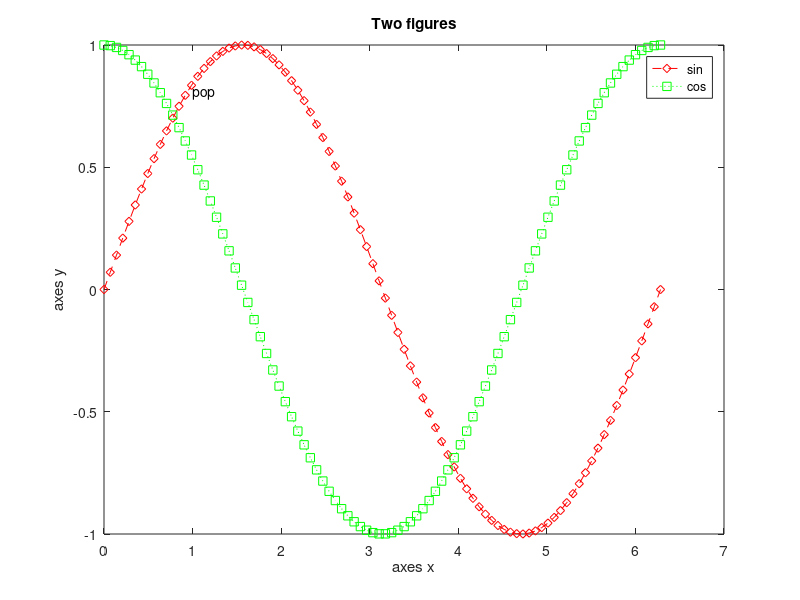

Reproduce this figure in MATLAB. (Note: this script raises an error after producing the figure.)
clear all
clc
x=linspace(0,2*pi,90);
y=sin(x);
z=cos(x);
plot(x,y,'r--d');
hold on % for merge more than one graph
plot(x,z,'g:s');
%or plot(x,y,'r--d',x,z,'g:s');
title('Two figures');
xlabel('axes x');
ylabel('axes y');
legend('sin','cos');
text(1,0.8,'pop');
gtext('koko');
axis([0 6 -0.8 0.8]);